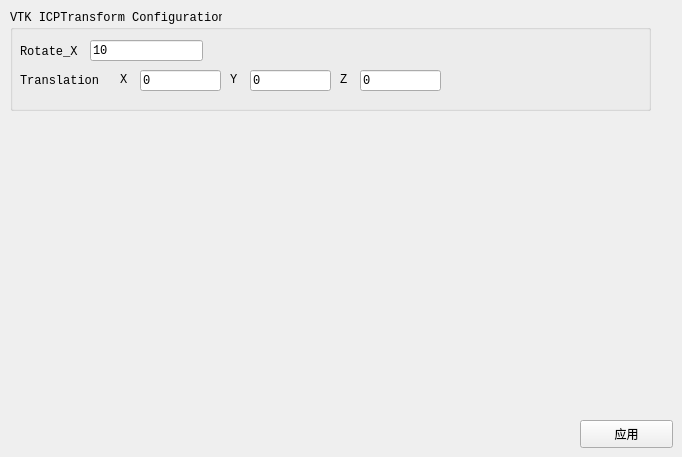
   <widget class="QWidget" name="tab_5">
    <attribute name="title">
     <string>杂项</string>
    </attribute>
    <widget class="QPushButton" name="ApplyMisc">
     <property name="geometry">
      <rect>
       <x>580</x>
       <y>420</y>
       <width>93</width>
       <height>28</height>
      </rect>
     </property>
     <property name="text">
      <string>应用</string>
     </property>
    </widget>
    <widget class="QGroupBox" name="groupBox_10">
     <property name="geometry">
      <rect>
       <x>10</x>
       <y>10</y>
       <width>641</width>
       <height>101</height>
      </rect>
     </property>
     <property name="font">
      <font>
       <family>Consolas</family>
      </font>
     </property>
     <property name="title">
      <string>VTK ICPTransform Configuration</string>
     </property>
     <widget class="QLabel" name="label_34">
      <property name="geometry">
       <rect>
        <x>10</x>
        <y>32</y>
        <width>71</width>
        <height>20</height>
       </rect>
      </property>
      <property name="text">
       <string>Rotate_X</string>
      </property>
     </widget>
     <widget class="QLineEdit" name="vtkRotateX">
      <property name="geometry">
       <rect>
        <x>80</x>
        <y>30</y>
        <width>113</width>
        <height>21</height>
       </rect>
      </property>
      <property name="font">
       <font>
        <family>Consolas</family>
       </font>
      </property>
      <property name="text">
       <string>10</string>
      </property>
     </widget>
     <widget class="QLabel" name="label_35">
      <property name="geometry">
       <rect>
        <x>10</x>
        <y>61</y>
        <width>111</width>
        <height>20</height>
       </rect>
      </property>
      <property name="text">
       <string>Translation</string>
      </property>
     </widget>
     <widget class="QLineEdit" name="vtkicpX">
      <property name="geometry">
       <rect>
        <x>130</x>
        <y>60</y>
        <width>81</width>
        <height>21</height>
       </rect>
      </property>
      <property name="font">
       <font>
        <family>Consolas</family>
       </font>
      </property>
      <property name="text">
       <string>0</string>
      </property>
     </widget>
     <widget class="QLabel" name="label_36">
      <property name="geometry">
       <rect>
        <x>110</x>
        <y>60</y>
        <width>21</width>
        <height>20</height>
       </rect>
      </property>
      <property name="text">
       <string>X</string>
      </property>
     </widget>
     <widget class="QLabel" name="label_37">
      <property name="geometry">
       <rect>
        <x>220</x>
        <y>60</y>
        <width>21</width>
        <height>20</height>
       </rect>
      </property>
      <property name="text">
       <string>Y</string>
      </property>
     </widget>
     <widget class="QLabel" name="label_38">
      <property name="geometry">
       <rect>
        <x>330</x>
        <y>60</y>
        <width>21</width>
        <height>20</height>
       </rect>
      </property>
      <property name="text">
       <string>Z</string>
      </property>
     </widget>
     <widget class="QLineEdit" name="vtkicpY">
      <property name="geometry">
       <rect>
        <x>240</x>
        <y>60</y>
        <width>81</width>
        <height>21</height>
       </rect>
      </property>
      <property name="font">
       <font>
        <family>Consolas</family>
       </font>
      </property>
      <property name="text">
       <string>0</string>
      </property>
     </widget>
     <widget class="QLineEdit" name="vtkicpZ">
      <property name="geometry">
       <rect>
        <x>350</x>
        <y>60</y>
        <width>81</width>
        <height>21</height>
       </rect>
      </property>
      <property name="font">
       <font>
        <family>Consolas</family>
       </font>
      </property>
      <property name="text">
       <string>0</string>
      </property>
     </widget>
    </widget>
   </widget>
